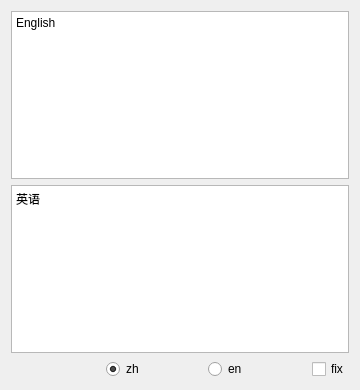
<?xml version="1.0" encoding="UTF-8"?>
<ui version="4.0">
 <class>Translater</class>
 <widget class="QWidget" name="Translater">
  <property name="geometry">
   <rect>
    <x>0</x>
    <y>0</y>
    <width>360</width>
    <height>390</height>
   </rect>
  </property>
  <property name="maximumSize">
   <size>
    <width>360</width>
    <height>390</height>
   </size>
  </property>
  <property name="windowTitle">
   <string> 极简翻译</string>
  </property>
  <property name="windowIcon">
   <iconset resource="res.qrc">
    <normaloff>:/icons/icons/ya.svg</normaloff>:/icons/icons/ya.svg</iconset>
  </property>
  <layout class="QVBoxLayout" name="verticalLayout">
   <item>
    <widget class="QPlainTextEdit" name="TextFrom">
     <property name="toolTip">
      <string>输入你想翻译的文本</string>
     </property>
     <property name="plainText">
      <string>English</string>
     </property>
    </widget>
   </item>
   <item>
    <widget class="QPlainTextEdit" name="TextTo">
     <property name="toolTip">
      <string>这里将显示翻译结果</string>
     </property>
     <property name="plainText">
      <string>英语</string>
     </property>
    </widget>
   </item>
   <item>
    <layout class="QHBoxLayout" name="horizontalLayout">
     <item>
      <widget class="QPushButton" name="pBtnCopyTranlate">
       <property name="maximumSize">
        <size>
         <width>30</width>
         <height>20</height>
        </size>
       </property>
       <property name="toolTip">
        <string>复制翻译结果</string>
       </property>
       <property name="styleSheet">
        <string notr="true"/>
       </property>
       <property name="text">
        <string/>
       </property>
       <property name="icon">
        <iconset resource="res.qrc">
         <normaloff>:/icons/icons/copy.png</normaloff>:/icons/icons/copy.png</iconset>
       </property>
       <property name="flat">
        <bool>true</bool>
       </property>
      </widget>
     </item>
     <item>
      <spacer name="horizontalSpacer_2">
       <property name="orientation">
        <enum>Qt::Horizontal</enum>
       </property>
       <property name="sizeHint" stdset="0">
        <size>
         <width>40</width>
         <height>20</height>
        </size>
       </property>
      </spacer>
     </item>
     <item>
      <widget class="QRadioButton" name="ENTOZH">
       <property name="toolTip">
        <string>翻译为中文</string>
       </property>
       <property name="text">
        <string>zh</string>
       </property>
       <property name="checked">
        <bool>true</bool>
       </property>
      </widget>
     </item>
     <item>
      <spacer name="horizontalSpacer_3">
       <property name="orientation">
        <enum>Qt::Horizontal</enum>
       </property>
       <property name="sizeHint" stdset="0">
        <size>
         <width>40</width>
         <height>20</height>
        </size>
       </property>
      </spacer>
     </item>
     <item>
      <widget class="QRadioButton" name="ZHTOEN">
       <property name="toolTip">
        <string>翻译为英文</string>
       </property>
       <property name="text">
        <string>en</string>
       </property>
      </widget>
     </item>
     <item>
      <spacer name="horizontalSpacer_4">
       <property name="orientation">
        <enum>Qt::Horizontal</enum>
       </property>
       <property name="sizeHint" stdset="0">
        <size>
         <width>40</width>
         <height>20</height>
        </size>
       </property>
      </spacer>
     </item>
     <item>
      <widget class="QCheckBox" name="isFix">
       <property name="toolTip">
        <string>不自动隐藏窗口</string>
       </property>
       <property name="text">
        <string>fix</string>
       </property>
      </widget>
     </item>
    </layout>
   </item>
  </layout>
 </widget>
 <resources>
  <include location="res.qrc"/>
 </resources>
 <connections/>
</ui>
